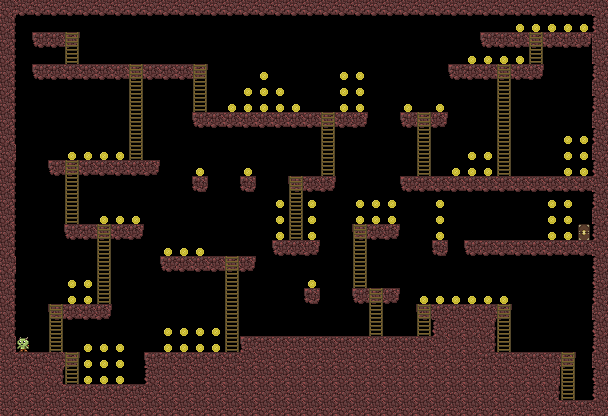

A level layout from a 2D game, rendered from its tile map. Below: a short description, then the map file with tile-grid data replaced by summaries:
An orthogonal 38x26 tile map with 16x16 px tiles, 3 tile layers (Terrain, Interactive, Entities), 2 tilesets.

<map version="1.0" orientation="orthogonal" width="38" height="26" tilewidth="16" tileheight="16">
 <properties>
  <property name="background" value="hell.png" />
 </properties>
 <tileset firstgid="1" source="../tilesets/hell.tsx" />
 <tileset firstgid="36" source="../tilesets/entities.tsx" />
 <layer name="Terrain" width="38" height="26">
  <data>[988 cells, 343 non-empty, 10 distinct tile ids]</data>
 </layer>
 <layer name="Interactive" width="38" height="26">
  <data>[988 cells, 68 non-empty, 2 distinct tile ids]</data>
 </layer>
 <layer name="Entities" width="38" height="26">
  <data>[988 cells, 104 non-empty, 4 distinct tile ids]</data>
 </layer>
</map>